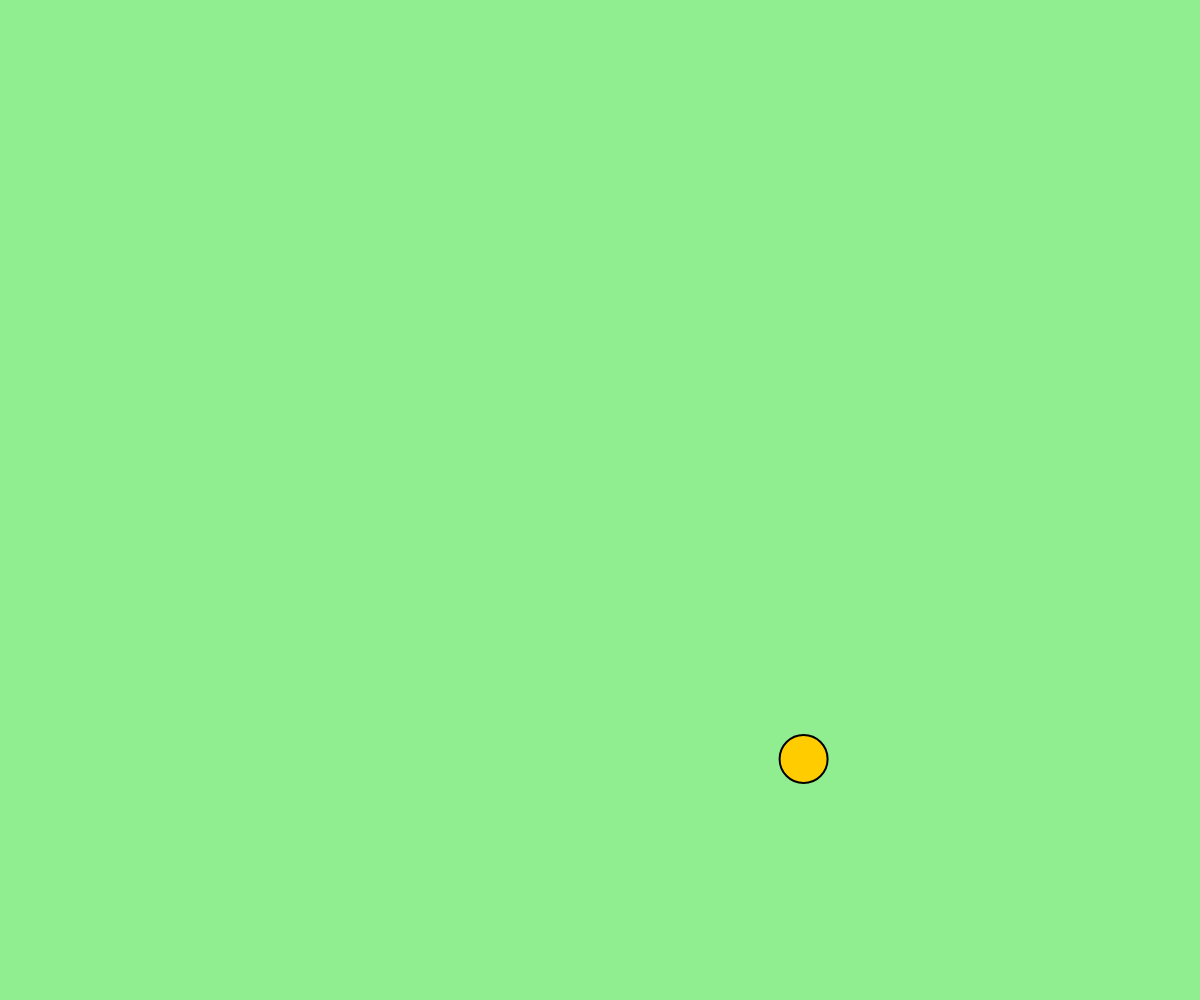
Frame 1 (no input)
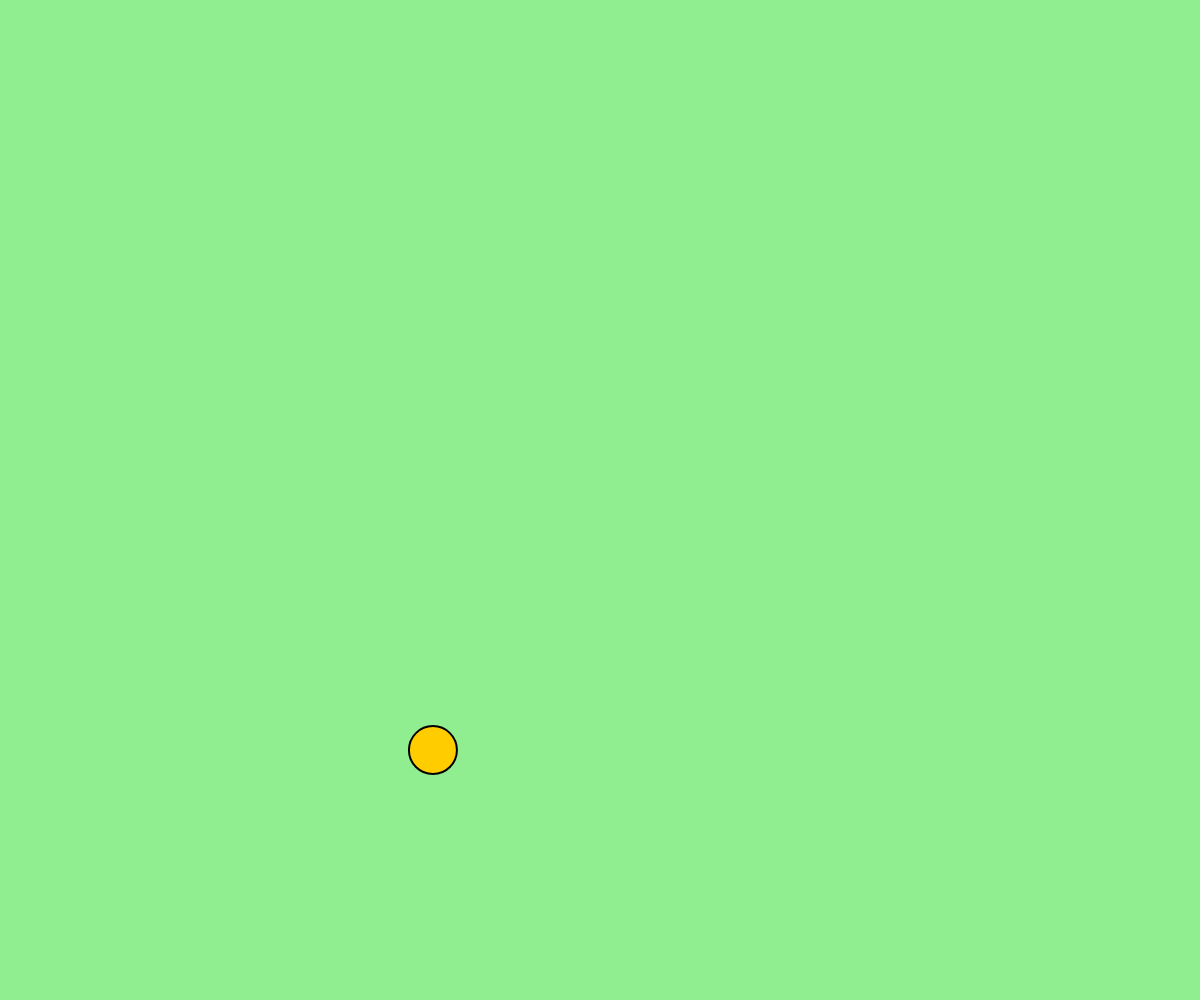
Frame 60 (no input)
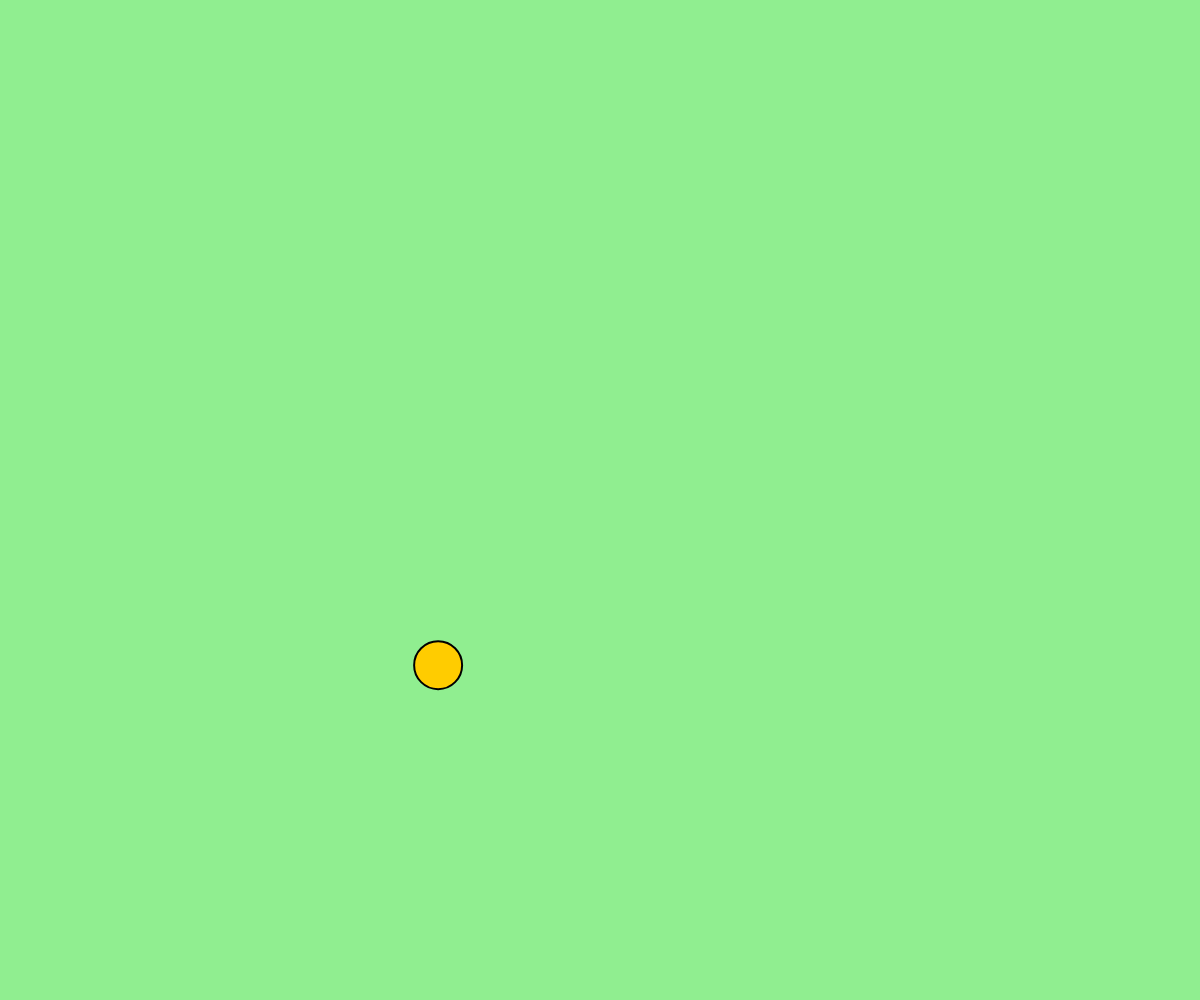
Frame 120 (the mouse pressed at the canvas centre since frame 60)

The p5.js sketch that drew these frames (run headless with seeded random() and noise() and a simulated clock; from frame 60 on, the mouse is pressed at the canvas centre):

// p5.js sketch
// ── sketch.js
let walker;

function setup() {
  createCanvas(windowWidth, windowHeight);
  walker = new Walker();
  background(144, 238, 144);
}

function draw() {
  background(144, 238, 144);
  walker.step();
  walker.show();
}

class Walker {
  constructor() {
    this.tx = 0;
    this.ty = 10000;
  }

  step() {
    this.x = map(noise(this.tx), 0, 1, 0, width);
    this.y = map(noise(this.ty), 0, 1, 0, height);

    this.tx += 0.01;
    this.ty += 0.01;
  }

  show() {
    strokeWeight(2);
    fill(255, 204, 0);
    stroke(0);
    circle(this.x, this.y, 48);
  }
}
